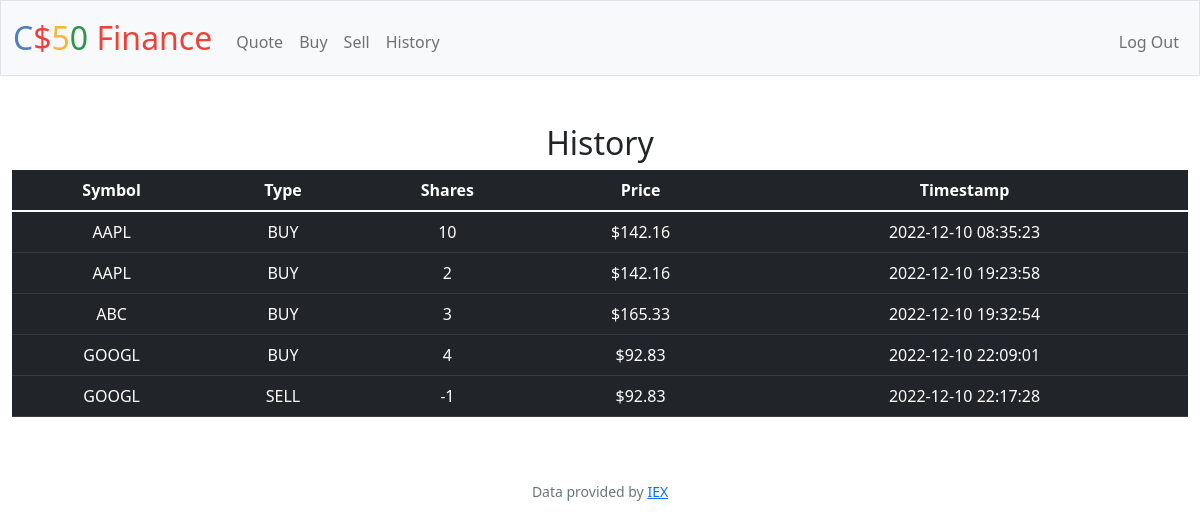
Screenshot of /history (signed in) with the database file from the repository.
### tables this page shows
CREATE TABLE transactions(
id INTEGER PRIMARY KEY AUTOINCREMENT,
user_id INTEGER NOT NULL,
name TEXT NOT NULL,
shares INTEGER NOT NULL,
price NUMERIC NOT NULL,
type TEXT NOT NULL,
symbol TEXT NOT NULL,
time TIMESTAMP DEFAULT CURRENT_TIMESTAMP,
FOREIGN KEY(user_id) REFERENCES users(id)
);

### app.py (the view)
@app.route("/history")
@login_required
def history():
    user_id = session["user_id"]
    transactions = db.execute("SELECT * FROM transactions WHERE user_id = ?;", user_id)
    return render_template("history.html", transactions=transactions, usd=usd)

### app.py (called while the page is built)
@app.after_request
def after_request(response):
    response.headers["Cache-Control"] = "no-cache, no-store, must-revalidate"
    response.headers["Expires"] = 0
    response.headers["Pragma"] = "no-cache"
    return response

### helpers.py (called while the page is built)
def login_required(f):
    @wraps(f)
    def decorated_function(*args, **kwargs):
        if session.get("user_id") is None:
            return redirect("/login")
        return f(*args, **kwargs)
    return decorated_function

def usd(value):
    return f"${value:,.2f}"

### templates/history.html (shortened to what this page needs)
{% extends "layout.html" %}
{% block main %}
    <div>
        <h2>History</h2>
    </div>
    <div>
        <table class="table table-hover table-dark">
            <thead>
                <tr>
                    <th>Symbol</th>
                    <th>Type</th>
                    <th>Shares</th>
                    <th>Price</th>
                    <th>Timestamp</th>
                </tr>
            </thead>
            <tbody>
                {% for transaction in transactions %}
                <tr>
                    <td>{{ transaction.symbol.upper() }}</td>
                    <td>{{ transaction.type }}</td>
                    <td>{{ transaction.shares }}</td>
                    <td>{{ usd(transaction.price) }}</td>
                    <td>{{ transaction.time }}</td>
                </tr>
                {% endfor %}
            </tbody>
        </table>
    </div>
{% endblock %}

### rows the page displays
transactions: price "$142.16"
transactions: price "$142.16"
transactions: price "$165.33"
transactions: price "$92.83"
transactions: price "$92.83"
